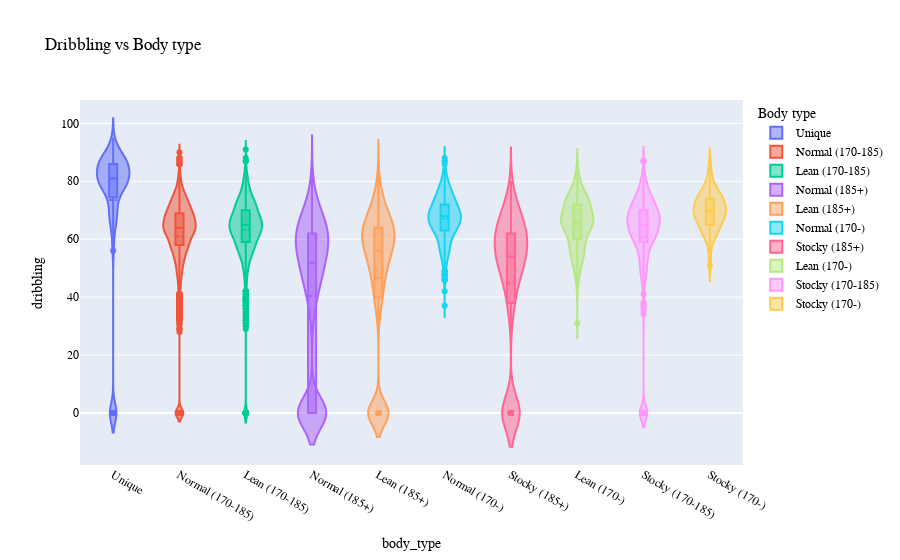

Write notebook code for a chart like this one.
### Markdown cell above
### dribbling vs Body type

### Code cell
plot_violin_plot(abilities_df_cleaned,x_col='dribbling',y_col='body_type')

### Figure 1 — Plotly figure (JSON) as saved in the notebook; plotly's stock layout.template omitted (floating-point values rounded to 4 significant figures; data arrays with more than 128 entries replaced by an {"elided": "..."} marker saying what was removed)
{"data": [{"box": {"visible": true}, "meanline": {"visible": true}, "name": "Unique", "type": "violin", "x": {"elided": "136 str values"}, "y": {"elided": "136 int values"}}, {"box": {"visible": true}, "meanline": {"visible": true}, "name": "Normal (170-185)", "type": "violin", "x": {"elided": "6685 str values"}, "y": {"elided": "6685 int values"}}, {"box": {"visible": true}, "meanline": {"visible": true}, "name": "Lean (170-185)", "type": "violin", "x": {"elided": "4086 str values"}, "y": {"elided": "4086 int values"}}, {"box": {"visible": true}, "meanline": {"visible": true}, "name": "Normal (185+)", "type": "violin", "x": {"elided": "4236 str values"}, "y": {"elided": "4236 int values"}}, {"box": {"visible": true}, "meanline": {"visible": true}, "name": "Lean (185+)", "type": "violin", "x": {"elided": "1938 str values"}, "y": {"elided": "1938 int values"}}, {"box": {"visible": true}, "meanline": {"visible": true}, "name": "Normal (170-)", "type": "violin", "x": {"elided": "669 str values"}, "y": {"elided": "669 int values"}}, {"box": {"visible": true}, "meanline": {"visible": true}, "name": "Stocky (185+)", "type": "violin", "x": {"elided": "355 str values"}, "y": {"elided": "355 int values"}}, {"box": {"visible": true}, "meanline": {"visible": true}, "name": "Lean (170-)", "type": "violin", "x": {"elided": "477 str values"}, "y": {"elided": "477 int values"}}, {"box": {"visible": true}, "meanline": {"visible": true}, "name": "Stocky (170-185)", "type": "violin", "x": {"elided": "560 str values"}, "y": {"elided": "560 int values"}}, {"box": {"visible": true}, "meanline": {"visible": true}, "name": "Stocky (170-)", "type": "violin", "x": ["Stocky (170-)", "Stocky (170-)", "Stocky (170-)", "Stocky (170-)", "Stocky (170-)", "Stocky (170-)", "Stocky (170-)", "Stocky (170-)", "Stocky (170-)", "Stocky (170-)", "Stocky (170-)", "Stocky (170-)", "Stocky (170-)", "Stocky (170-)", "Stocky (170-)", "Stocky (170-)", "Stocky (170-)", "Stocky (170-)", "Stocky (170-)", "Stocky (170-)", "Stocky (170-)", "Stocky (170-)", "Stocky (170-)", "Stocky (170-)", "Stocky (170-)", "Stocky (170-)", "Stocky (170-)", "Stocky (170-)", "Stocky (170-)", "Stocky (170-)", "Stocky (170-)", "Stocky (170-)", "Stocky (170-)", "Stocky (170-)", "Stocky (170-)", "Stocky (170-)", "Stocky (170-)", "Stocky (170-)", "Stocky (170-)", "Stocky (170-)", "Stocky (170-)", "Stocky (170-)", "Stocky (170-)", "Stocky (170-)", "Stocky (170-)", "Stocky (170-)", "Stocky (170-)", "Stocky (170-)", "Stocky (170-)", "Stocky (170-)", "Stocky (170-)", "Stocky (170-)", "Stocky (170-)", "Stocky (170-)", "Stocky (170-)", "Stocky (170-)", "Stocky (170-)", "Stocky (170-)", "Stocky (170-)", "Stocky (170-)", "Stocky (170-)", "Stocky (170-)", "Stocky (170-)", "Stocky (170-)", "Stocky (170-)", "Stocky (170-)", "Stocky (170-)", "Stocky (170-)", "Stocky (170-)", "Stocky (170-)", "Stocky (170-)", "Stocky (170-)", "Stocky (170-)", "Stocky (170-)", "Stocky (170-)", "Stocky (170-)", "Stocky (170-)", "Stocky (170-)", "Stocky (170-)", "Stocky (170-)", "Stocky (170-)", "Stocky (170-)", "Stocky (170-)", "Stocky (170-)", "Stocky (170-)", "Stocky (170-)", "Stocky (170-)", "Stocky (170-)", "Stocky (170-)", "Stocky (170-)", "Stocky (170-)", "Stocky (170-)", "Stocky (170-)", "Stocky (170-)", "Stocky (170-)", "Stocky (170-)", "Stocky (170-)"], "y": [79, 83, 83, 75, 86, 75, 70, 82, 79, 75, 75, 77, 76, 75, 78, 77, 78, 70, 76, 76, 73, 72, 65, 74, 72, 72, 72, 73, 77, 72, 71, 68, 63, 64, 74, 76, 75, 74, 68, 72, 68, 70, 72, 65, 74, 66, 71, 72, 61, 68, 74, 71, 71, 70, 65, 60, 70, 71, 67, 68, 70, 69, 70, 68, 70, 67, 72, 65, 68, 65, 67, 63, 63, 69, 63, 70, 63, 75, 69, 67, 54, 68, 63, 67, 68, 59, 52, 61, 65, 68, 62, 63, 63, 60, 67, 51, 59]}], "layout": {"font": {"color": "black", "family": "Courier New, monospace", "size": 12}, "legend": {"title": {"text": "Body type"}}, "title": {"text": "Dribbling vs Body type"}, "xaxis": {"title": {"text": "body_type"}}, "yaxis": {"title": {"text": "dribbling"}}}}
